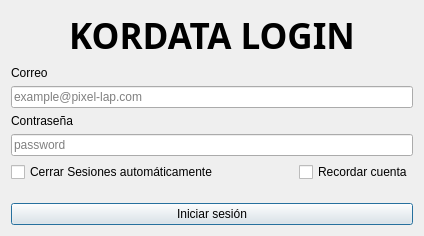
<?xml version="1.0" encoding="UTF-8"?>
<ui version="4.0">
 <class>Kordata_Login</class>
 <widget class="QDialog" name="Kordata_Login">
  <property name="geometry">
   <rect>
    <x>0</x>
    <y>0</y>
    <width>424</width>
    <height>236</height>
   </rect>
  </property>
  <property name="windowTitle">
   <string>Dialog</string>
  </property>
  <layout class="QVBoxLayout" name="verticalLayout_3">
   <item>
    <widget class="QLabel" name="label">
     <property name="font">
      <font>
       <family>Arial Black</family>
       <pointsize>26</pointsize>
       <bold>true</bold>
      </font>
     </property>
     <property name="text">
      <string>KORDATA LOGIN</string>
     </property>
     <property name="alignment">
      <set>Qt::AlignmentFlag::AlignCenter</set>
     </property>
    </widget>
   </item>
   <item>
    <layout class="QVBoxLayout" name="verticalLayout_2">
     <item>
      <widget class="QLabel" name="label_3">
       <property name="text">
        <string>Correo</string>
       </property>
      </widget>
     </item>
     <item>
      <widget class="QLineEdit" name="TxtEmail">
       <property name="placeholderText">
        <string>example@pixel-lap.com</string>
       </property>
      </widget>
     </item>
    </layout>
   </item>
   <item>
    <layout class="QVBoxLayout" name="verticalLayout">
     <item>
      <widget class="QLabel" name="label_2">
       <property name="text">
        <string>Contraseña</string>
       </property>
      </widget>
     </item>
     <item>
      <widget class="QLineEdit" name="TxtPassword">
       <property name="inputMask">
        <string comment="*"/>
       </property>
       <property name="text">
        <string/>
       </property>
       <property name="echoMode">
        <enum>QLineEdit::EchoMode::Password</enum>
       </property>
       <property name="placeholderText">
        <string>password</string>
       </property>
      </widget>
     </item>
    </layout>
   </item>
   <item>
    <layout class="QHBoxLayout" name="horizontalLayout">
     <item>
      <widget class="QCheckBox" name="CheckAutoClose">
       <property name="text">
        <string>Cerrar Sesiones automáticamente</string>
       </property>
      </widget>
     </item>
     <item>
      <spacer name="horizontalSpacer">
       <property name="orientation">
        <enum>Qt::Orientation::Horizontal</enum>
       </property>
       <property name="sizeHint" stdset="0">
        <size>
         <width>40</width>
         <height>20</height>
        </size>
       </property>
      </spacer>
     </item>
     <item>
      <widget class="QCheckBox" name="CheckRemember">
       <property name="text">
        <string>Recordar cuenta</string>
       </property>
      </widget>
     </item>
    </layout>
   </item>
   <item>
    <spacer name="verticalSpacer">
     <property name="orientation">
      <enum>Qt::Orientation::Vertical</enum>
     </property>
     <property name="sizeHint" stdset="0">
      <size>
       <width>20</width>
       <height>40</height>
      </size>
     </property>
    </spacer>
   </item>
   <item>
    <widget class="QPushButton" name="BtnSubmit">
     <property name="text">
      <string>Iniciar sesión</string>
     </property>
    </widget>
   </item>
  </layout>
 </widget>
 <resources/>
 <connections/>
</ui>
